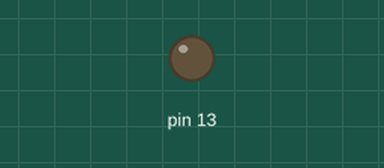
A sketch run on a simulated Arduino Uno, built with avr-gcc and run on an emulated ATmega328P. On the bench: output pins drawn as LEDs (lit = HIGH).

Above: at 2.5 s.
At 17.15 s:
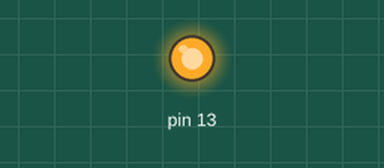
Timing chart, 0 to 22.8 s (numbered marks = the images above):
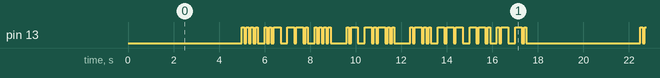

Measured:
- by itself, pin 13: moves between LOW and HIGH, repeating every 17.5 s
- by itself, everything shown: repeats every 17.5 s, in 70 steps

The sketch:

blink.ino
```cpp
void setup() {
  // initialize digital pin 13 as an output.
  pinMode(13, OUTPUT);
}

// the loop function runs over and over again forever
void loop() {
  delay(5000);//5-second delay
  digitalWrite(13, HIGH);//short
  delay(100);
  digitalWrite(13, LOW);
  delay(100);
  digitalWrite(13, HIGH);//short
  delay(100);
  digitalWrite(13, LOW);
  delay(100);
  digitalWrite(13, HIGH);//short
  delay(100);
  digitalWrite(13, LOW);
  delay(100);
  digitalWrite(13, HIGH);//short
  delay(100);
  digitalWrite(13, LOW);
  delay(300);//space
  digitalWrite(13, HIGH);//short
  delay(100);
  digitalWrite(13, LOW);
  delay(100);
  digitalWrite(13, HIGH);//short
  delay(100);
  digitalWrite(13, LOW);
  delay(100);
  digitalWrite(13, HIGH);//long
  delay(300);
  digitalWrite(13, LOW);
  delay(300);//space
  digitalWrite(13, HIGH);//long
  delay(300);
  digitalWrite(13, LOW);
  delay(100);
  digitalWrite(13, HIGH);//long
  delay(300);
  digitalWrite(13, LOW);
  delay(100);
  digitalWrite(13, HIGH);//short
  delay(100);
  digitalWrite(13, LOW);
  delay(300);//space
  digitalWrite(13, HIGH);//short
  delay(100);
  digitalWrite(13, LOW);
  delay(100);
  digitalWrite(13, HIGH);//short
  delay(100);
  digitalWrite(13, LOW);
  delay(100);
  digitalWrite(13, HIGH);//short
  delay(100);
  digitalWrite(13, LOW);
  delay(100);
  digitalWrite(13, HIGH);//short
  delay(100);
  digitalWrite(13, LOW);
  delay(700); //big space
  digitalWrite(13, HIGH);//short
  delay(100);
  digitalWrite(13, LOW);
  delay(100);
  digitalWrite(13, HIGH);//long
  delay(300);
  digitalWrite(13, LOW);
  delay(300);//space
  digitalWrite(13, HIGH);//long
  delay(300);
  digitalWrite(13, LOW);
  delay(100);
  digitalWrite(13, HIGH);//short
  delay(100);
  digitalWrite(13, LOW);
  delay(100);
  digitalWrite(13, HIGH);//long
  delay(300);
  digitalWrite(13, LOW);
  delay(100);
  digitalWrite(13, HIGH);//short
  delay(100);
  digitalWrite(13, LOW);
  delay(100);
  digitalWrite(13, HIGH);//short
  delay(100);
  digitalWrite(13, LOW);
  delay(700); //big space
  digitalWrite(13, HIGH);//short
  delay(100);
  digitalWrite(13, LOW);
  delay(100);
  digitalWrite(13, HIGH);//long
  delay(300);
  digitalWrite(13, LOW);
  delay(100);
  digitalWrite(13, HIGH);//short
  delay(100);
  digitalWrite(13, LOW);
  delay(100);
  digitalWrite(13, HIGH);//short
  delay(100);
  digitalWrite(13, LOW);
  delay(300); //space
  digitalWrite(13, HIGH);//long
  delay(300);
  digitalWrite(13, LOW);
  delay(100);
  digitalWrite(13, HIGH);//long
  delay(300);
  digitalWrite(13, LOW);
  delay(100);
  digitalWrite(13, HIGH);//long
  delay(300);
  digitalWrite(13, LOW);
  delay(300); //space
  digitalWrite(13, HIGH);//long
  delay(300);
  digitalWrite(13, LOW);
  delay(100);
  digitalWrite(13, HIGH);//long
  delay(300);
  digitalWrite(13, LOW);
  delay(100);
  digitalWrite(13, HIGH);//short
  delay(100);
  digitalWrite(13, LOW);
  delay(300); //space
  digitalWrite(13, HIGH);//short
  delay(100);
  digitalWrite(13, LOW);
  delay(100);
  digitalWrite(13, HIGH);//long
  delay(300);
  digitalWrite(13, LOW);
  delay(300);  //space
  digitalWrite(13, HIGH);//long
  delay(300);
  digitalWrite(13, LOW);
  delay(100);
  digitalWrite(13, HIGH);//short
  delay(100);
  digitalWrite(13, LOW);
}
```
